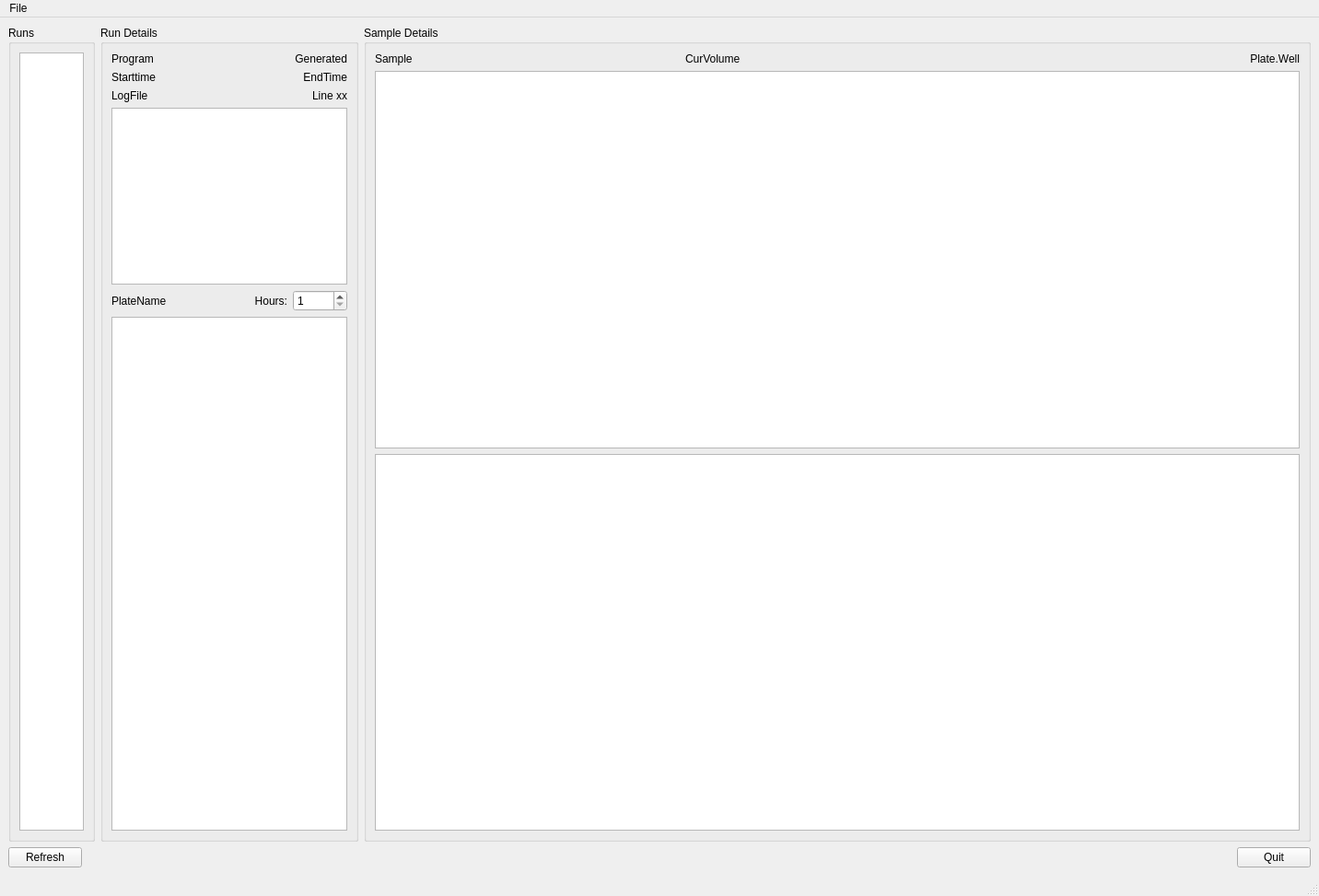
<?xml version="1.0" encoding="UTF-8"?>
<ui version="4.0">
 <class>MainWindow</class>
 <widget class="QMainWindow" name="MainWindow">
  <property name="geometry">
   <rect>
    <x>0</x>
    <y>0</y>
    <width>1432</width>
    <height>973</height>
   </rect>
  </property>
  <property name="windowTitle">
   <string>Robot Explorer</string>
  </property>
  <property name="layoutDirection">
   <enum>Qt::LeftToRight</enum>
  </property>
  <widget class="QWidget" name="central">
   <layout class="QVBoxLayout" name="verticalLayout">
    <item>
     <layout class="QHBoxLayout" name="horizontalLayout" stretch="0,0,1">
      <item>
       <widget class="QGroupBox" name="runsGroup">
        <property name="sizePolicy">
         <sizepolicy hsizetype="Minimum" vsizetype="Preferred">
          <horstretch>0</horstretch>
          <verstretch>0</verstretch>
         </sizepolicy>
        </property>
        <property name="title">
         <string>Runs</string>
        </property>
        <layout class="QGridLayout" name="gridLayout_5">
         <item row="0" column="0">
          <widget class="QTableView" name="runsTable">
           <property name="sizeAdjustPolicy">
            <enum>QAbstractScrollArea::AdjustToContents</enum>
           </property>
           <property name="alternatingRowColors">
            <bool>true</bool>
           </property>
           <property name="selectionMode">
            <enum>QAbstractItemView::SingleSelection</enum>
           </property>
           <property name="selectionBehavior">
            <enum>QAbstractItemView::SelectRows</enum>
           </property>
          </widget>
         </item>
        </layout>
       </widget>
      </item>
      <item>
       <widget class="QGroupBox" name="runGroup">
        <property name="sizePolicy">
         <sizepolicy hsizetype="Preferred" vsizetype="Preferred">
          <horstretch>0</horstretch>
          <verstretch>0</verstretch>
         </sizepolicy>
        </property>
        <property name="title">
         <string>Run Details</string>
        </property>
        <layout class="QGridLayout" name="gridLayout_2">
         <item row="0" column="3">
          <widget class="QLabel" name="generated">
           <property name="text">
            <string>Generated</string>
           </property>
           <property name="alignment">
            <set>Qt::AlignRight|Qt::AlignTrailing|Qt::AlignVCenter</set>
           </property>
          </widget>
         </item>
         <item row="0" column="0">
          <widget class="QLabel" name="programName">
           <property name="text">
            <string>Program</string>
           </property>
          </widget>
         </item>
         <item row="1" column="0">
          <widget class="QLabel" name="starttime">
           <property name="text">
            <string>Starttime</string>
           </property>
          </widget>
         </item>
         <item row="1" column="3">
          <widget class="QLabel" name="endtime">
           <property name="text">
            <string>EndTime</string>
           </property>
           <property name="alignment">
            <set>Qt::AlignRight|Qt::AlignTrailing|Qt::AlignVCenter</set>
           </property>
          </widget>
         </item>
         <item row="3" column="0" colspan="4">
          <widget class="QTableView" name="plateTable"/>
         </item>
         <item row="2" column="0">
          <widget class="QLabel" name="logFile">
           <property name="text">
            <string>LogFile</string>
           </property>
          </widget>
         </item>
         <item row="5" column="0" colspan="4">
          <widget class="QTableWidget" name="sampleTable">
           <property name="sizePolicy">
            <sizepolicy hsizetype="Minimum" vsizetype="Expanding">
             <horstretch>0</horstretch>
             <verstretch>1</verstretch>
            </sizepolicy>
           </property>
           <property name="horizontalScrollBarPolicy">
            <enum>Qt::ScrollBarAlwaysOff</enum>
           </property>
           <property name="sizeAdjustPolicy">
            <enum>QAbstractScrollArea::AdjustToContents</enum>
           </property>
          </widget>
         </item>
         <item row="4" column="0">
          <widget class="QLabel" name="plateName">
           <property name="text">
            <string>PlateName</string>
           </property>
          </widget>
         </item>
         <item row="2" column="3">
          <widget class="QLabel" name="lineno">
           <property name="text">
            <string>Line xx</string>
           </property>
           <property name="alignment">
            <set>Qt::AlignRight|Qt::AlignTrailing|Qt::AlignVCenter</set>
           </property>
          </widget>
         </item>
         <item row="4" column="3">
          <widget class="QSpinBox" name="horizonHours">
           <property name="minimum">
            <number>1</number>
           </property>
           <property name="maximum">
            <number>48</number>
           </property>
          </widget>
         </item>
         <item row="4" column="2">
          <widget class="QLabel" name="label">
           <property name="text">
            <string>Hours:</string>
           </property>
           <property name="alignment">
            <set>Qt::AlignRight|Qt::AlignTrailing|Qt::AlignVCenter</set>
           </property>
          </widget>
         </item>
        </layout>
       </widget>
      </item>
      <item>
       <widget class="QGroupBox" name="sampleGroup">
        <property name="sizePolicy">
         <sizepolicy hsizetype="Preferred" vsizetype="Preferred">
          <horstretch>0</horstretch>
          <verstretch>0</verstretch>
         </sizepolicy>
        </property>
        <property name="title">
         <string>Sample Details</string>
        </property>
        <layout class="QGridLayout" name="gridLayout">
         <item row="0" column="2">
          <widget class="QLabel" name="wellName">
           <property name="text">
            <string>Plate.Well</string>
           </property>
           <property name="alignment">
            <set>Qt::AlignRight|Qt::AlignTrailing|Qt::AlignVCenter</set>
           </property>
          </widget>
         </item>
         <item row="0" column="0">
          <widget class="QLabel" name="sampleName">
           <property name="text">
            <string>Sample</string>
           </property>
          </widget>
         </item>
         <item row="2" column="0" colspan="3">
          <widget class="QTableView" name="volsTable">
           <property name="sizePolicy">
            <sizepolicy hsizetype="Expanding" vsizetype="Expanding">
             <horstretch>0</horstretch>
             <verstretch>0</verstretch>
            </sizepolicy>
           </property>
          </widget>
         </item>
         <item row="0" column="1">
          <widget class="QLabel" name="volume">
           <property name="text">
            <string>CurVolume</string>
           </property>
          </widget>
         </item>
         <item row="3" column="0" colspan="3">
          <widget class="QTableView" name="opsTable"/>
         </item>
        </layout>
       </widget>
      </item>
     </layout>
    </item>
    <item>
     <layout class="QHBoxLayout" name="horizontalLayout_4">
      <item>
       <widget class="QPushButton" name="refresh">
        <property name="text">
         <string>Refresh</string>
        </property>
       </widget>
      </item>
      <item>
       <spacer name="horizontalSpacer">
        <property name="orientation">
         <enum>Qt::Horizontal</enum>
        </property>
        <property name="sizeHint" stdset="0">
         <size>
          <width>40</width>
          <height>20</height>
         </size>
        </property>
       </spacer>
      </item>
      <item>
       <widget class="QPushButton" name="pushButton">
        <property name="text">
         <string>Quit</string>
        </property>
       </widget>
      </item>
     </layout>
    </item>
   </layout>
  </widget>
  <widget class="QMenuBar" name="menubar">
   <property name="geometry">
    <rect>
     <x>0</x>
     <y>0</y>
     <width>1432</width>
     <height>22</height>
    </rect>
   </property>
   <widget class="QMenu" name="menuFile">
    <property name="title">
     <string>File</string>
    </property>
    <addaction name="actionQuit"/>
   </widget>
   <addaction name="menuFile"/>
  </widget>
  <widget class="QStatusBar" name="statusbar"/>
  <action name="actionQuit">
   <property name="text">
    <string>Quit</string>
   </property>
  </action>
  <action name="actionList">
   <property name="text">
    <string>List</string>
   </property>
  </action>
 </widget>
 <resources/>
 <connections/>
</ui>
